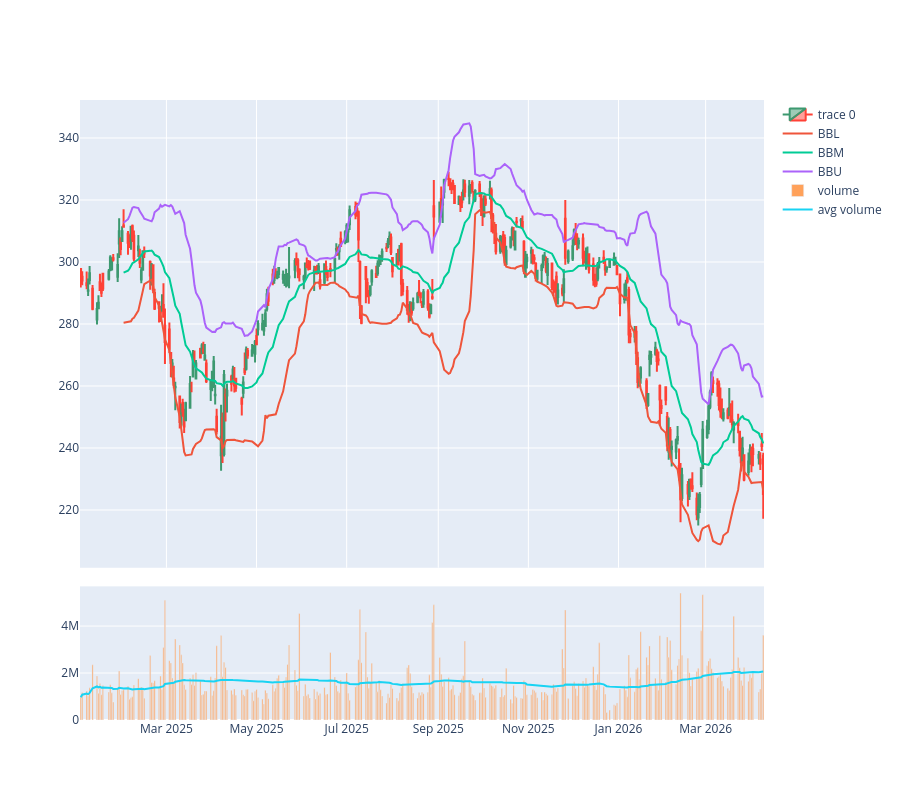

The notebook cell saved with this chart:
### Code cell
Candle(df).plot()

### Figure 1 — Plotly figure (JSON) as saved in the notebook; plotly's stock layout.template omitted (floating-point values rounded to 4 significant figures; data arrays with more than 128 entries replaced by an {"elided": "..."} marker saying what was removed)
{"data": [{"close": {"elided": "317 float values"}, "high": {"elided": "317 float values"}, "low": {"elided": "317 float values"}, "open": {"elided": "317 float values"}, "type": "candlestick", "x": {"elided": "317 str values"}, "xaxis": "x", "yaxis": "y"}, {"name": "BBL", "type": "scatter", "x": {"elided": "317 str values"}, "xaxis": "x", "y": {"elided": "317 float values"}, "yaxis": "y"}, {"name": "BBM", "type": "scatter", "x": {"elided": "317 str values"}, "xaxis": "x", "y": {"elided": "317 float values"}, "yaxis": "y"}, {"name": "BBU", "type": "scatter", "x": {"elided": "317 str values"}, "xaxis": "x", "y": {"elided": "317 float values"}, "yaxis": "y"}, {"name": "volume", "type": "bar", "x": {"elided": "317 str values"}, "xaxis": "x2", "y": {"elided": "317 float values"}, "yaxis": "y2"}, {"name": "avg volume", "type": "scatter", "x": {"elided": "317 str values"}, "xaxis": "x2", "y": {"elided": "317 float values"}, "yaxis": "y2"}], "layout": {"height": 800, "uirevision": "constant", "xaxis": {"anchor": "y", "autorange": true, "domain": [0, 1], "matches": "x2", "rangeslider": {"visible": false}, "showticklabels": false}, "xaxis2": {"anchor": "y2", "domain": [0, 1]}, "yaxis": {"anchor": "x", "autorange": true, "domain": [0.2456, 1]}, "yaxis2": {"anchor": "x2", "domain": [0, 0.2156]}}}
